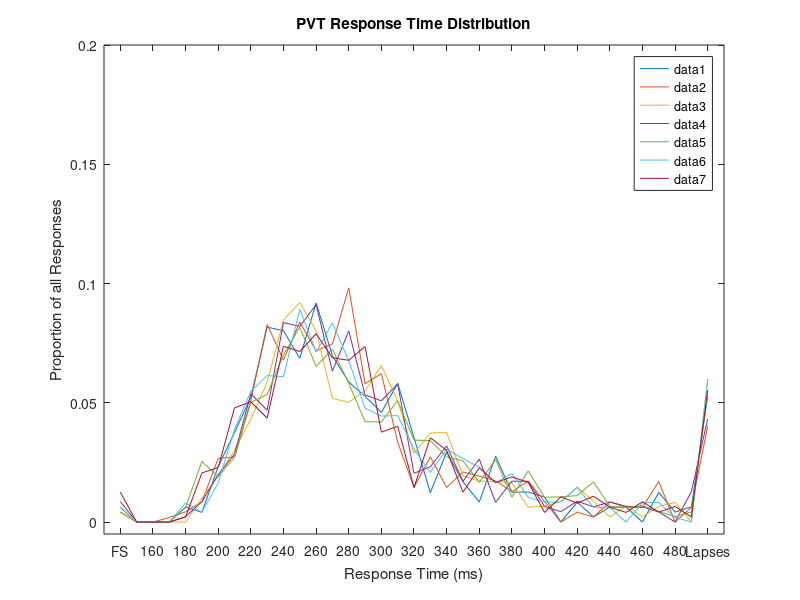
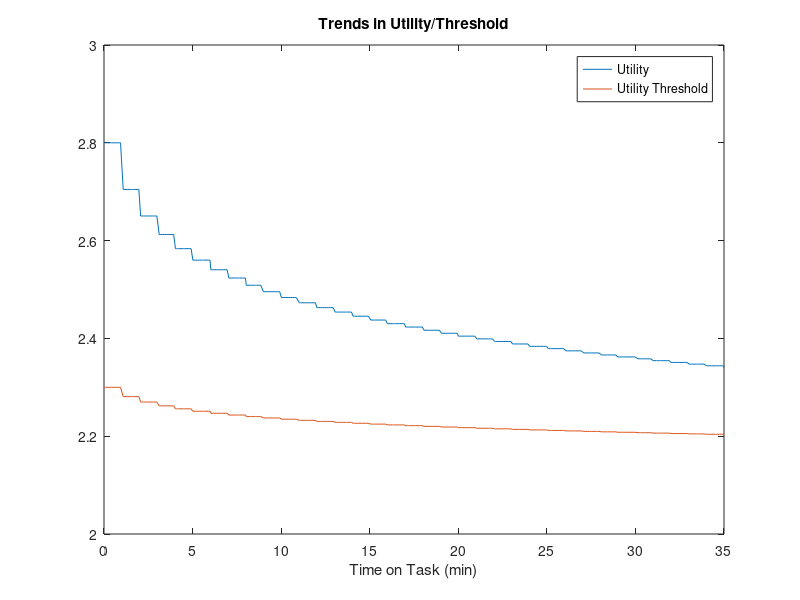
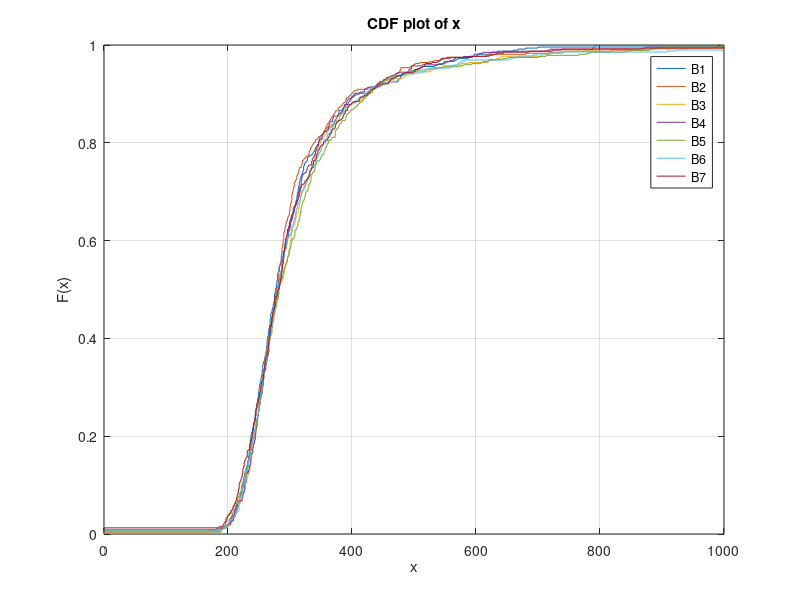
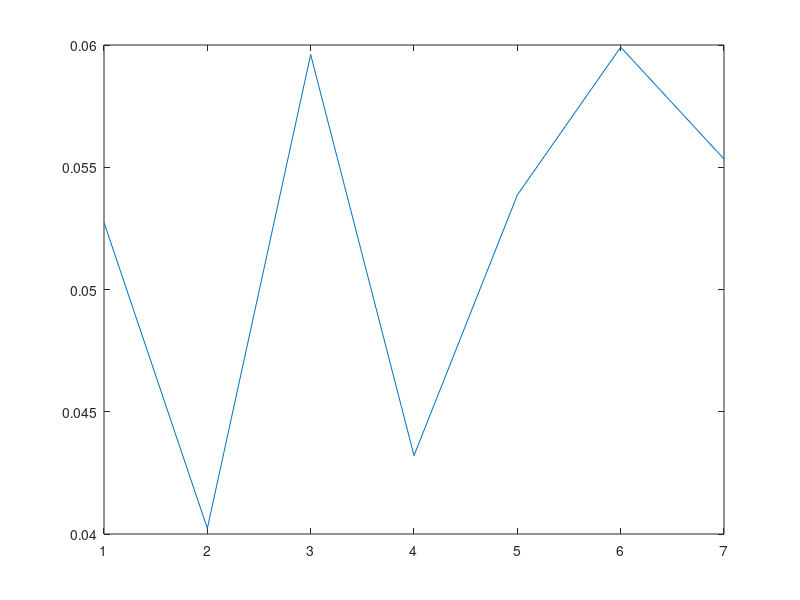

These figures' MATLAB source, in order:

%% loading the data 
f = fopen('BlockStream.txt');
line = fgetl(f);
b1 = str2num(line);
line = fgetl(f);
b2 = str2num(line);
line = fgetl(f);
b3 = str2num(line);
line = fgetl(f);
b4 = str2num(line);
line = fgetl(f);
b5 = str2num(line);
line = fgetl(f);
b6 = str2num(line);
line = fgetl(f);
b7 = str2num(line);

PVT = load('PVT35min.txt');


U_UT = load('UUT.txt');

BlockLapses = load('BlockLapses.txt');
BlockMeanRT = load('BlockMeanRT.txt');


%% Create figure
figure1 = figure;

% Create axes
axes1 = axes('Parent',figure1,...
    'XTickLabel',{'FS','160','180','200','220','240','260','280','300'...
    ,'320','340','360','380','400','420','440','460','480','Lapses','',''},...
    'XTickLabelRotation',45,...
    'XTick',[1 3 5 7 9 11 13 15 17 19 21 23 25 27 29 31 33 35 37 39 40]);
% Uncomment the following line to preserve the X-limits of the axes
 xlim(axes1,[0 38]);
% Uncomment the following line to preserve the Y-limits of the axes
 ylim(axes1,[-0.005 0.2]);
box(axes1,'on');
hold(axes1,'on');

% Create multiple lines using matrix input to plot
plot(PVT','Parent',axes1);
% legend('B1', 'B2','B3','B4','B5','B6','B7');
legend(); 

title('PVT Response Time Distribution');
xlabel('Response Time (ms)');
ylabel('Proportion of all Responses');


%%
U_UT(:,1) = U_UT(:,1)/60; 
% Create figure
figure1 = figure;

% Create axes
axes1 = axes('Parent',figure1);
ylim(axes1,[2 3]);
box(axes1,'on');
hold(axes1,'on');

% Create multiple lines using matrix input to plot
plot1 = plot(U_UT(:,1),U_UT(:,[2,3]));
set(plot1(1),'DisplayName','Utility');
set(plot1(2),'DisplayName','Utility Threshold');
% Create legend
legend1 = legend(axes1,'show');
set(legend1,'FontSize',9);
title('Trends in Utility/Threshold');
xlabel('Time on Task (min)');


 
%%
figure;
cdfplot(b1);
hold on;

cdfplot(b2);
cdfplot(b3);
cdfplot(b4);
cdfplot(b5);
cdfplot(b6);
cdfplot(b7);
legend('B1', 'B2','B3','B4','B5','B6','B7');
xlim([0 1000]);

%figure for proportion of Lapses in the Blocks
figure;
plot(BlockLapses);

%figure for mean Reaction Time in the Blocks
figure;
plot (BlockMeanRT);
